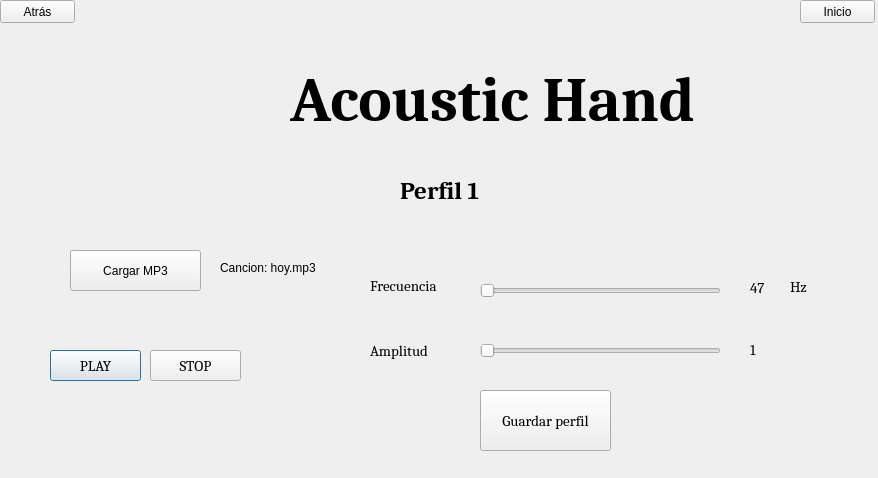
<?xml version="1.0" encoding="UTF-8"?>
<ui version="4.0">
 <class>pantalla4</class>
 <widget class="QDialog" name="pantalla4">
  <property name="geometry">
   <rect>
    <x>0</x>
    <y>0</y>
    <width>878</width>
    <height>478</height>
   </rect>
  </property>
  <property name="windowTitle">
   <string>Dialog</string>
  </property>
  <widget class="QLabel" name="label_6">
   <property name="geometry">
    <rect>
     <x>370</x>
     <y>340</y>
     <width>81</width>
     <height>21</height>
    </rect>
   </property>
   <property name="font">
    <font>
     <family>Cambria</family>
     <pointsize>11</pointsize>
    </font>
   </property>
   <property name="text">
    <string>Amplitud</string>
   </property>
  </widget>
  <widget class="QPushButton" name="pushButton">
   <property name="geometry">
    <rect>
     <x>50</x>
     <y>350</y>
     <width>91</width>
     <height>31</height>
    </rect>
   </property>
   <property name="font">
    <font>
     <family>Cambria</family>
     <pointsize>11</pointsize>
     <weight>50</weight>
     <bold>false</bold>
    </font>
   </property>
   <property name="text">
    <string>PLAY</string>
   </property>
  </widget>
  <widget class="QLabel" name="label_5">
   <property name="geometry">
    <rect>
     <x>370</x>
     <y>270</y>
     <width>71</width>
     <height>31</height>
    </rect>
   </property>
   <property name="font">
    <font>
     <family>Cambria</family>
     <pointsize>11</pointsize>
    </font>
   </property>
   <property name="text">
    <string>Frecuencia</string>
   </property>
  </widget>
  <widget class="QSlider" name="horizontalSlider">
   <property name="geometry">
    <rect>
     <x>480</x>
     <y>280</y>
     <width>241</width>
     <height>22</height>
    </rect>
   </property>
   <property name="minimum">
    <number>0</number>
   </property>
   <property name="maximum">
    <number>5000</number>
   </property>
   <property name="pageStep">
    <number>1</number>
   </property>
   <property name="value">
    <number>0</number>
   </property>
   <property name="sliderPosition">
    <number>0</number>
   </property>
   <property name="orientation">
    <enum>Qt::Horizontal</enum>
   </property>
  </widget>
  <widget class="QLabel" name="label_17">
   <property name="geometry">
    <rect>
     <x>790</x>
     <y>280</y>
     <width>47</width>
     <height>13</height>
    </rect>
   </property>
   <property name="font">
    <font>
     <family>Cambria</family>
     <pointsize>11</pointsize>
    </font>
   </property>
   <property name="text">
    <string>Hz</string>
   </property>
  </widget>
  <widget class="QLabel" name="label_11">
   <property name="geometry">
    <rect>
     <x>750</x>
     <y>280</y>
     <width>31</width>
     <height>16</height>
    </rect>
   </property>
   <property name="font">
    <font>
     <family>Cambria</family>
     <pointsize>11</pointsize>
    </font>
   </property>
   <property name="text">
    <string>47</string>
   </property>
  </widget>
  <widget class="QSlider" name="horizontalSlider_2">
   <property name="geometry">
    <rect>
     <x>480</x>
     <y>340</y>
     <width>241</width>
     <height>22</height>
    </rect>
   </property>
   <property name="minimum">
    <number>1</number>
   </property>
   <property name="maximum">
    <number>1000</number>
   </property>
   <property name="orientation">
    <enum>Qt::Horizontal</enum>
   </property>
  </widget>
  <widget class="QPushButton" name="pushButton_2">
   <property name="geometry">
    <rect>
     <x>150</x>
     <y>350</y>
     <width>91</width>
     <height>31</height>
    </rect>
   </property>
   <property name="font">
    <font>
     <family>Cambria</family>
     <pointsize>11</pointsize>
     <weight>50</weight>
     <bold>false</bold>
    </font>
   </property>
   <property name="text">
    <string>STOP</string>
   </property>
  </widget>
  <widget class="QLabel" name="label_12">
   <property name="geometry">
    <rect>
     <x>750</x>
     <y>340</y>
     <width>31</width>
     <height>20</height>
    </rect>
   </property>
   <property name="font">
    <font>
     <family>Cambria</family>
     <pointsize>11</pointsize>
    </font>
   </property>
   <property name="text">
    <string>1</string>
   </property>
  </widget>
  <widget class="QPushButton" name="pushButton_3">
   <property name="geometry">
    <rect>
     <x>0</x>
     <y>0</y>
     <width>75</width>
     <height>23</height>
    </rect>
   </property>
   <property name="text">
    <string>Atrás</string>
   </property>
  </widget>
  <widget class="QPushButton" name="pushButton_4">
   <property name="geometry">
    <rect>
     <x>800</x>
     <y>0</y>
     <width>75</width>
     <height>23</height>
    </rect>
   </property>
   <property name="text">
    <string>Inicio</string>
   </property>
  </widget>
  <widget class="QPushButton" name="pushButton_5">
   <property name="geometry">
    <rect>
     <x>70</x>
     <y>250</y>
     <width>131</width>
     <height>41</height>
    </rect>
   </property>
   <property name="text">
    <string>Cargar MP3</string>
   </property>
  </widget>
  <widget class="QLabel" name="label_2">
   <property name="geometry">
    <rect>
     <x>220</x>
     <y>260</y>
     <width>151</width>
     <height>16</height>
    </rect>
   </property>
   <property name="text">
    <string>Cancion: hoy.mp3</string>
   </property>
  </widget>
  <widget class="QLabel" name="label_3">
   <property name="geometry">
    <rect>
     <x>290</x>
     <y>50</y>
     <width>421</width>
     <height>100</height>
    </rect>
   </property>
   <property name="maximumSize">
    <size>
     <width>16777215</width>
     <height>16777215</height>
    </size>
   </property>
   <property name="font">
    <font>
     <family>Cambria</family>
     <pointsize>47</pointsize>
     <weight>75</weight>
     <bold>true</bold>
    </font>
   </property>
   <property name="text">
    <string>Acoustic Hand</string>
   </property>
  </widget>
  <widget class="QLabel" name="label_4">
   <property name="geometry">
    <rect>
     <x>160</x>
     <y>30</y>
     <width>141</width>
     <height>121</height>
    </rect>
   </property>
   <property name="text">
    <string/>
   </property>
   <property name="pixmap">
    <pixmap resource="imagenes.qrc">:/imagenes/logo.png</pixmap>
   </property>
   <property name="scaledContents">
    <bool>true</bool>
   </property>
  </widget>
  <widget class="QLabel" name="label_9">
   <property name="geometry">
    <rect>
     <x>400</x>
     <y>170</y>
     <width>101</width>
     <height>41</height>
    </rect>
   </property>
   <property name="font">
    <font>
     <family>Cambria</family>
     <pointsize>19</pointsize>
     <weight>75</weight>
     <bold>true</bold>
    </font>
   </property>
   <property name="text">
    <string>Perfil 1</string>
   </property>
  </widget>
  <widget class="QPushButton" name="pushButton_6">
   <property name="geometry">
    <rect>
     <x>480</x>
     <y>390</y>
     <width>131</width>
     <height>61</height>
    </rect>
   </property>
   <property name="font">
    <font>
     <family>Cambria</family>
     <pointsize>11</pointsize>
     <weight>50</weight>
     <bold>false</bold>
    </font>
   </property>
   <property name="text">
    <string>Guardar perfil</string>
   </property>
  </widget>
 </widget>
 <resources>
  <include location="imagenes.qrc"/>
 </resources>
 <connections/>
</ui>
